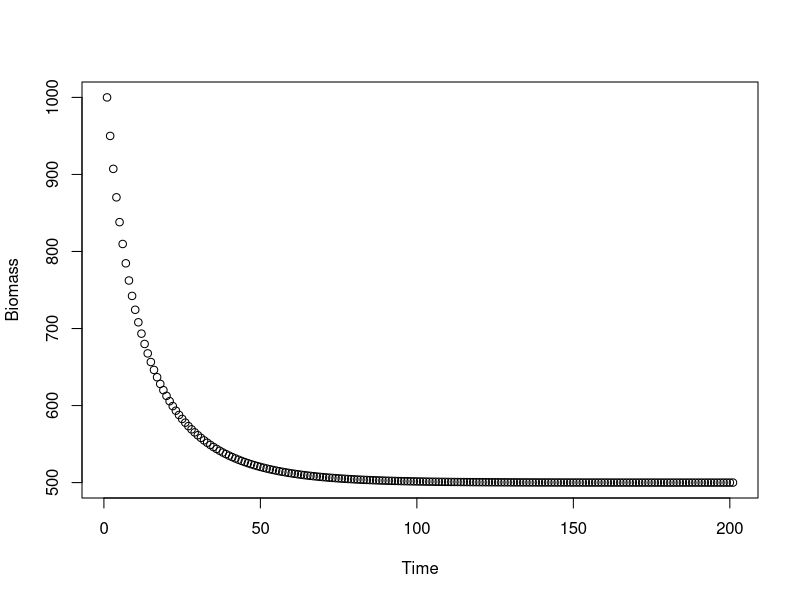
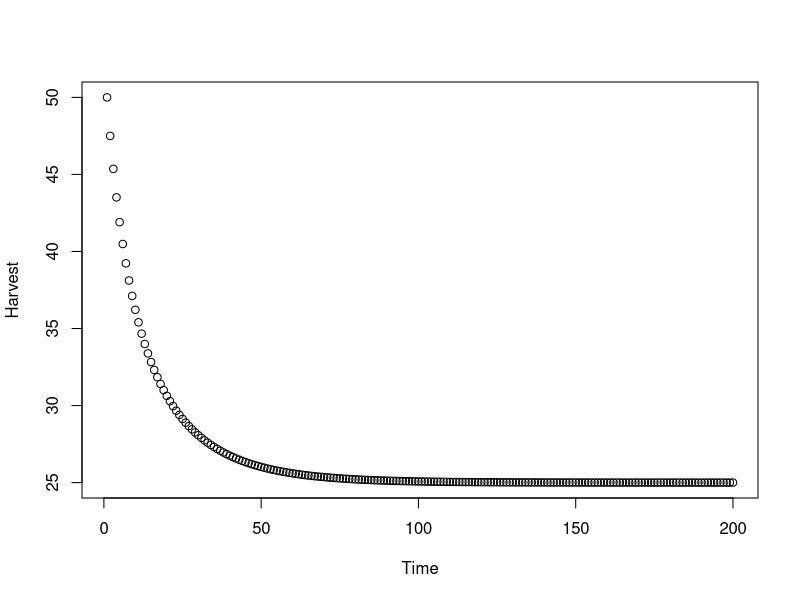
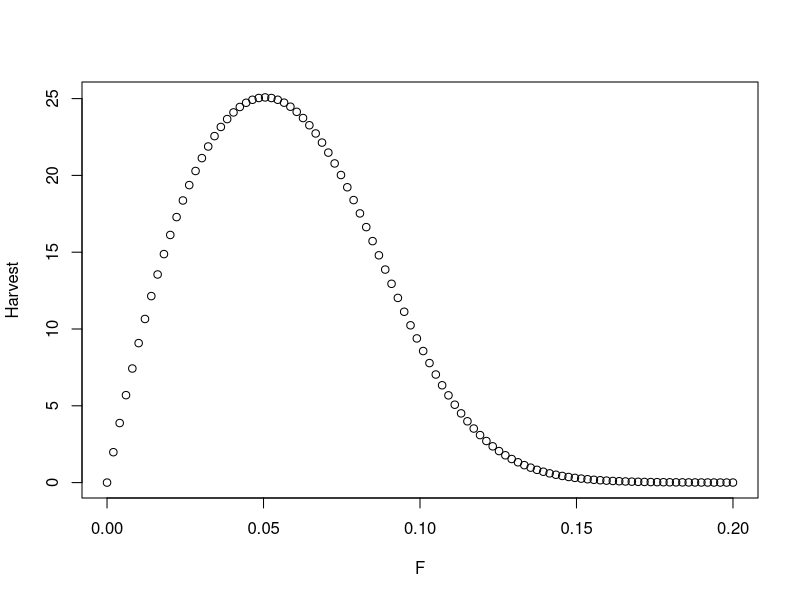

Source code (R) for these figures, in order:
# Homework 3 - Population Growth

# Created: 6 Feb 2023
# Last modified: 6 Feb 2023 by EPD

# Set working directory
setwd("/Users/epdus/OneDrive/Breathless/Teaching/EFB796")

# Contents (ctrl-f):
# I. Basic surplus production
# II. Equilibrium harvest
# III. Maximum sustainable yield


########## I. Basic surplus production ##########

# Choose an initial biomass value (prior to any harvest)
B0 = 1000

# Choose an instantaneous growth rate
r = 0.1

# Choose a carrying capacity
K = 1000

# Choose a harvest rate (we call this F = fishing mortality in fisheries)
Fmort = 0.05

# Choose the number of time units (years/months/days) through which to project
times = seq(0, 200)

# Create a vector to house both biomass and harvest
Bt = B0
Ht = vector(mode = "numeric")

# Calculate the biomass at time step 2
Bt[2] = Bt[1] + r*Bt[1]*(1 - (Bt[1]/K)) - Fmort*Bt[1]

# Calculate harvest at time step 2
Ht[1] = Fmort*Bt[1]

# Write a for loop to calculate biomass and harvest from time steps 3 onwards
for(i in 3:length(times)) {
  Bt[i] = Bt[i-1] + r*Bt[i-1]*(1 - (Bt[i-1]/K)) - Fmort*Bt[i-1]
  Ht[i-1] = Fmort*Bt[i-1]
}

# Plot biomass (if it doesn't reach equilibrium i.e. flatten out then make "times" longer)
plot(Bt, xlab = "Time", ylab = "Biomass")

# Plot harvest (if it doesn't reach equilibrium i.e. flatten out then make "times" longer)
plot(Ht, xlab = "Time", ylab = "Harvest")


########## II. Equilibrium harvest ##########

# Extract the last value of your harvest time series
Ht[length(times)-1]

# Create a sequence of Fmort values to try
Fseq = seq(0,0.2,length.out=100)

# Write a function to calculate equilibrium harvest 
# i.e. calculate harvest for a time series and extract the last value.
# Hint: Fmort is what is varying, so that must be one of your arguments.
eqHarvest = function(B0, r, K, tsteps, Fmort) {
  
  # Set initial biomass
  Bt = B0
  
  # Set initial harvest
  Ht = vector(mode = "numeric")
  
  # Set up time steps vector
  times = seq(tsteps)
  
  # Use a for loop to calculate biomass and harvest
  for(i in 1:length(times)) {
    Bt[i+1] = Bt[i] + r*Bt[i]*(1 - (Bt[i]/K)) - Fmort*Bt[i]
    Ht[i] = Fmort*Bt[i]
  }
  
  # Return the equilibrium harvest
  return(Ht[length(Ht)])
}

# Use your function to calculate equilibrium harvest at just the first value of "Fseq" (should be zero!)
eqHarvest(B0, r, K, 100, Fseq[1])

# Apply your function to each value in "Fseq" to get equilibrium harvest
# Loop version
H_loop = vector()
for(i in 1:length(Fseq)) H_loop[i] = eqHarvest(B0,r,K,100,Fseq[i])
# sapply version
H_Fseq = sapply(Fseq, eqHarvest, B0 = B0, r = r, K = K, tsteps = 100)
# You can check if they're identical!
identical(H_loop, H_Fseq)


########## III. Maximum sustainable yield ##########

# Plot equilibrium harvest as a function of harvest rate/fishing mortality
plot(H_Fseq ~ Fseq, xlab = "F", ylab = "Harvest")

# What is the maximum?
msy = max(H_Fseq)
msy # You've just calculated maximum sustainable yield (MSY)!

# What is the harvest rate/fishing mortality at MSY?
Fmsy = Fseq[which.max(H_Fseq)]
Fmsy # Now you've got Fmsy!
